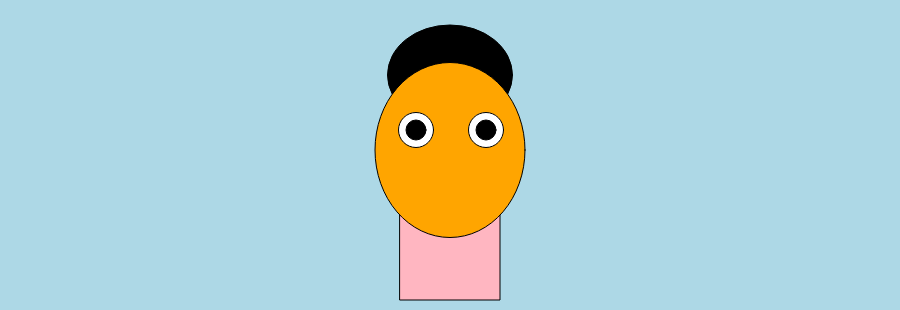
Frame 1 (no input)
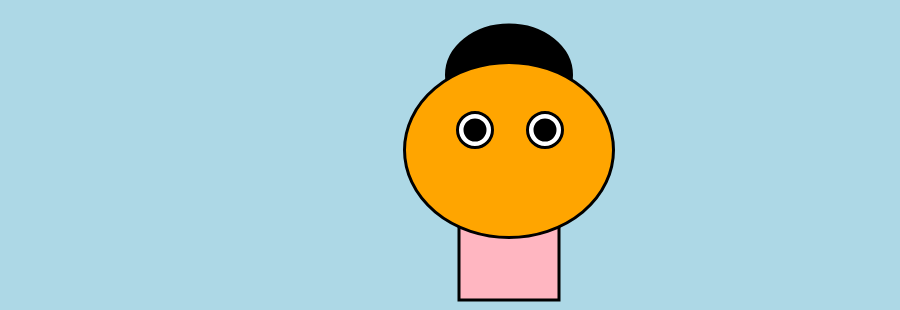
Frame 60 (no input)
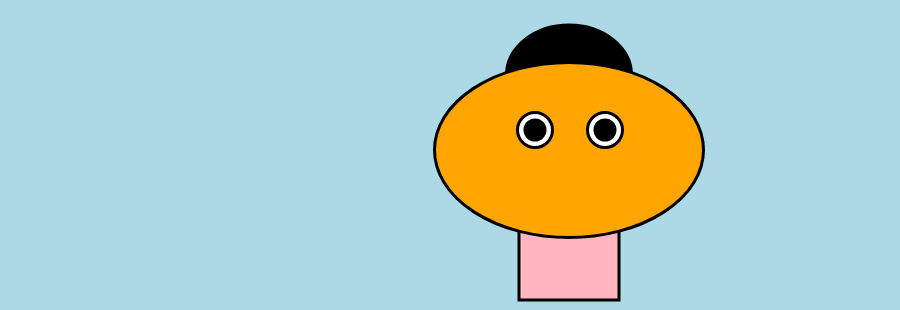
Frame 120 (the mouse pressed at the canvas centre since frame 60)

The p5.js sketch that drew these frames (run headless with seeded random() and noise() and a simulated clock; from frame 60 on, the mouse is pressed at the canvas centre):

// p5.js sketch
// ── sketch.js
/* 
    self portrait
    by Manuel Cornejo 
    2/11/2020
*/

var x = 450; // origin for face
var y = 150;

//size variable
var s = 100;

function setup(){
	//setup scope
    createCanvas(900, 310);
  
}

function draw(){
	//draw scope
    background('lightblue');
//neck

fill('lightpink');
rect(x-50, 200, 100, 100);


//hair
fill('black')
ellipse(x, 75, 125, 100);
//face
fill('orange');
ellipse(x, y, s+50, 175);

x++ 
s++

//eyes

fill('white');
//right eye
ellipse(x+35, 130, 35, 35);
//lefteye
ellipse(x-35, 130, 35, 35);   

//pupils
fill('black');
//right
ellipse(x+35, 130, 20, 20);
//left
ellipse(x-35, 130, 20, 20);


//mouth
fill('red');
strokeWeight(3);
arc(x, 195, 50, 30, 190, 190);






}
